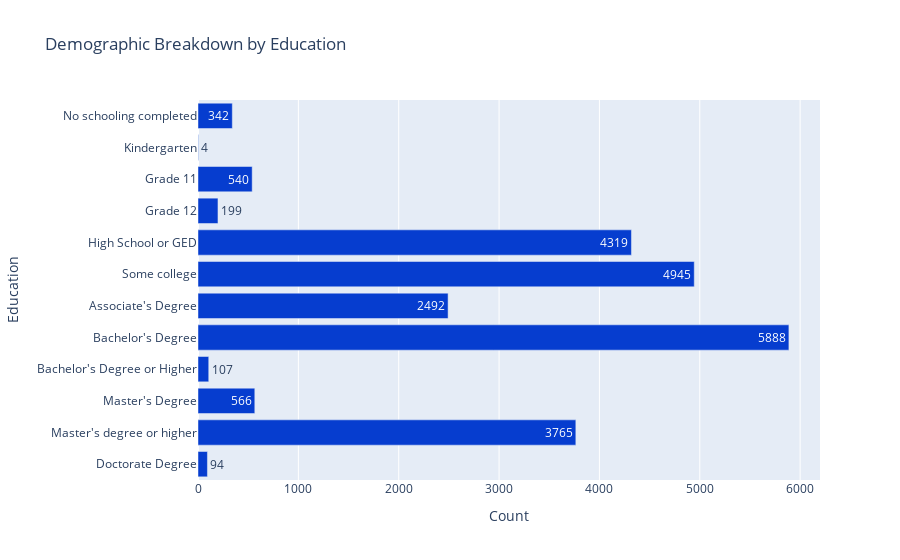

Source (notebook cell):
### Code cell
# look in distinct_values.csv to see results
get_distinct_values('df_combined','EDUCATION')

fig = px.bar(
    create_distinct_value_count_df('df_combined','EDUCATION','("Refused","Don\'t know/Refused/Web blank")'),
    y = 'EDUCATION',
    x = 'Count',
    title = 'Demographic Breakdown by Education',
    color_discrete_sequence=['#063dcf'], 
    text='Count',
    category_orders={'EDUCATION':[
        'No schooling completed',
        'Kindergarten',
        'Grade 11',
        'Grade 12',
        'High School or GED',
        "Some college",
        "Associate's Degree",
        "Bachelor's Degree",
        "Bachelor's Degree or Higher",
        "Master's Degree",
        "Master's degree or higher",
        "Doctorate Degree"
    ]}
)
fig.update_yaxes(title="Education").show()

### Figure 1 — Plotly figure (JSON) as saved in the notebook; plotly's stock layout.template omitted (floating-point values rounded to 4 significant figures)
{"data": [{"alignmentgroup": "True", "hovertemplate": "Count=%{text}<br>EDUCATION=%{y}<extra></extra>", "legendgroup": "", "marker": {"color": "#063dcf", "pattern": {"shape": ""}}, "name": "", "offsetgroup": "", "orientation": "h", "showlegend": false, "text": [2492, 5888, 107, 94, 540, 199, 4319, 4, 566, 3765, 342, 4945], "textposition": "auto", "type": "bar", "x": [2492, 5888, 107, 94, 540, 199, 4319, 4, 566, 3765, 342, 4945], "xaxis": "x", "y": ["Associate's Degree", "Bachelor's Degree", "Bachelor's Degree or Higher", "Doctorate Degree", "Grade 11", "Grade 12", "High School or GED", "Kindergarten", "Master's Degree", "Master's degree or higher", "No schooling completed", "Some college"], "yaxis": "y"}], "layout": {"barmode": "relative", "legend": {"tracegroupgap": 0}, "title": {"text": "Demographic Breakdown by Education"}, "xaxis": {"anchor": "y", "domain": [0, 1], "title": {"text": "Count"}}, "yaxis": {"anchor": "x", "categoryarray": ["Doctorate Degree", "Master's degree or higher", "Master's Degree", "Bachelor's Degree or Higher", "Bachelor's Degree", "Associate's Degree", "Some college", "High School or GED", "Grade 12", "Grade 11", "Kindergarten", "No schooling completed"], "categoryorder": "array", "domain": [0, 1], "title": {"text": "Education"}}}}
